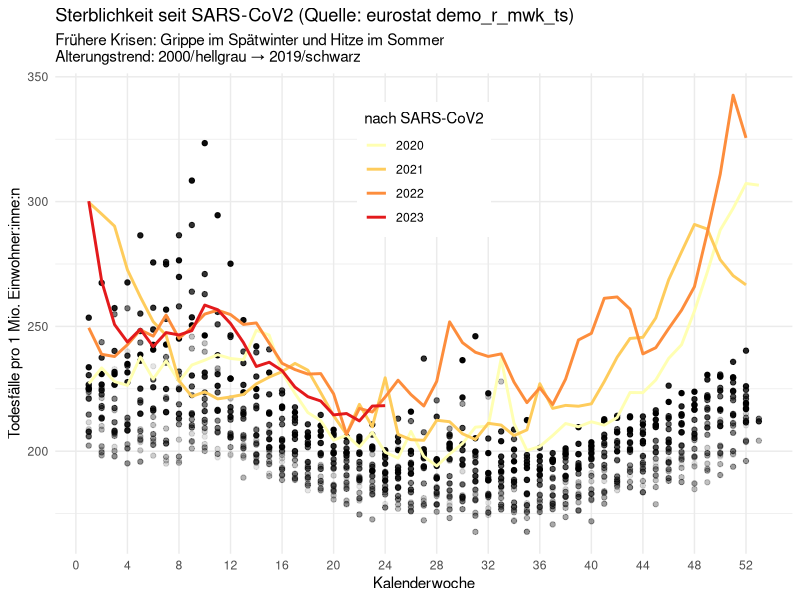
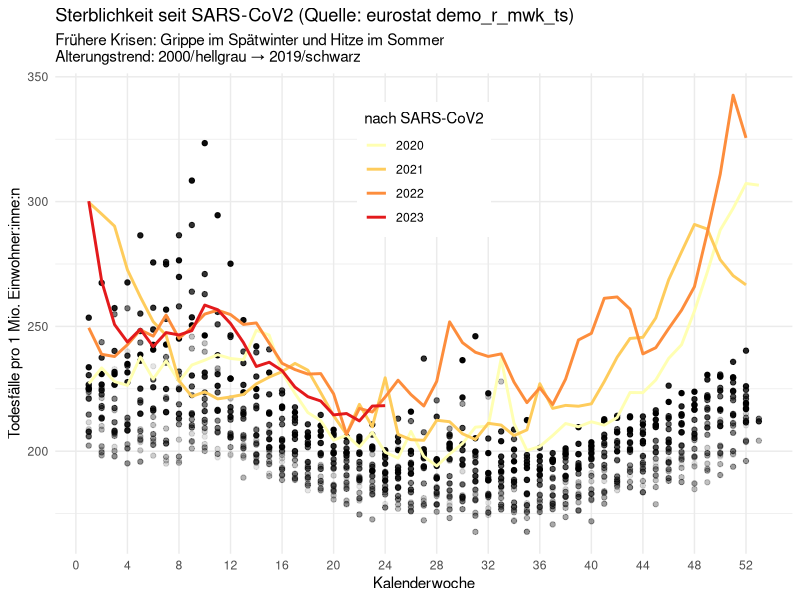

Reproduce these figures in R, in order.
library(ggplot2)

# Run djhurio's script once to get all EU data & regenerate faceted plots
# source('deaths-by-week.R'); rm(list = ls())

# My goal here: Split mortality data for a single country by pre- & post-CoVID
country <- 'Germany'
covid_start <- 2020
label_pre  <- 'vor SARS-CoV2'
label_post <- 'nach SARS-CoV2'
weeks <- seq(from = 0, to = 52, by = 4)
file_name <- paste0('output/', country, '.jpg')

data <- readr::read_csv('data.csv') |>
  dplyr::filter(cntry == country) |>
  dplyr::transmute(year = gsub('W\\d+', '', time),
                   week, death.rate) |>
  dplyr::mutate(SARS = ifelse(year < covid_start, label_pre, label_post))

pre <- dplyr::filter(data, SARS == label_pre)
post <- dplyr::filter(data, SARS == label_post)
start <- min(pre$year)
end <- max(pre$year)

ggplot(mapping = aes(x = week, y = death.rate)) +
  geom_point(data = pre, aes(alpha = year), show.legend = FALSE) +
  geom_line(
    data = post,
    mapping = aes(y = death.rate, color = year),
    linewidth = 1
  ) +
  scale_color_brewer(palette = 'YlOrRd', name = label_post) +
  scale_x_continuous(breaks = weeks,
                     minor_breaks = NULL) +
  ylab('Todesfälle pro 1 Mio. Einwohner:inne:n') +
  labs(
    title = paste0('Sterblichkeit seit SARS-CoV2 (Quelle: eurostat demo_r_mwk_ts)'),
    subtitle = paste0(
      'Frühere Krisen: Grippe im Spätwinter und Hitze im Sommer',
      '\nAlterungstrend: ',
      start,
      '/hellgrau → ',
      end,
      '/schwarz'
    ),
    x = 'Kalenderwoche'
  ) +
  theme_minimal() +
  theme(legend.position = c(.5, .8),
        legend.background = element_rect(fill = 'white', linewidth = 0))

ggsave(file_name)
